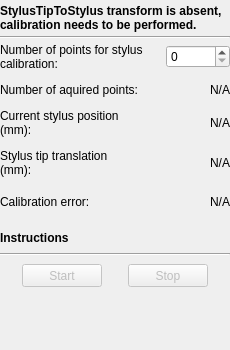
<?xml version="1.0" encoding="UTF-8"?>
<ui version="4.0">
 <class>StylusCalibrationToolbox</class>
 <widget class="QWidget" name="StylusCalibrationToolbox">
  <property name="geometry">
   <rect>
    <x>0</x>
    <y>0</y>
    <width>230</width>
    <height>350</height>
   </rect>
  </property>
  <property name="sizePolicy">
   <sizepolicy hsizetype="Fixed" vsizetype="Preferred">
    <horstretch>0</horstretch>
    <verstretch>0</verstretch>
   </sizepolicy>
  </property>
  <property name="minimumSize">
   <size>
    <width>230</width>
    <height>350</height>
   </size>
  </property>
  <property name="maximumSize">
   <size>
    <width>230</width>
    <height>16777215</height>
   </size>
  </property>
  <property name="windowTitle">
   <string>Stylus calibration</string>
  </property>
  <layout class="QVBoxLayout" name="verticalLayout">
   <property name="spacing">
    <number>4</number>
   </property>
   <property name="leftMargin">
    <number>0</number>
   </property>
   <property name="topMargin">
    <number>4</number>
   </property>
   <property name="rightMargin">
    <number>0</number>
   </property>
   <property name="bottomMargin">
    <number>4</number>
   </property>
   <item>
    <widget class="QLabel" name="label_State">
     <property name="font">
      <font>
       <weight>75</weight>
       <bold>true</bold>
      </font>
     </property>
     <property name="text">
      <string>StylusTipToStylus transform is absent, calibration needs to be performed.</string>
     </property>
     <property name="wordWrap">
      <bool>true</bool>
     </property>
    </widget>
   </item>
   <item>
    <widget class="Line" name="line_2">
     <property name="orientation">
      <enum>Qt::Horizontal</enum>
     </property>
    </widget>
   </item>
   <item>
    <layout class="QHBoxLayout" name="horizontalLayout_7">
     <property name="spacing">
      <number>4</number>
     </property>
     <item>
      <widget class="QLabel" name="labelNumberOfStylusCalibrationPoints">
       <property name="text">
        <string>Number of points for stylus calibration:</string>
       </property>
       <property name="wordWrap">
        <bool>true</bool>
       </property>
      </widget>
     </item>
     <item>
      <widget class="QSpinBox" name="spinBox_NumberOfStylusCalibrationPoints">
       <property name="maximumSize">
        <size>
         <width>64</width>
         <height>16777215</height>
        </size>
       </property>
       <property name="maximum">
        <number>2000</number>
       </property>
       <property name="singleStep">
        <number>50</number>
       </property>
       <property name="value">
        <number>0</number>
       </property>
      </widget>
     </item>
    </layout>
   </item>
   <item>
    <spacer name="verticalSpacer_9">
     <property name="orientation">
      <enum>Qt::Vertical</enum>
     </property>
     <property name="sizeType">
      <enum>QSizePolicy::Fixed</enum>
     </property>
     <property name="sizeHint" stdset="0">
      <size>
       <width>20</width>
       <height>8</height>
      </size>
     </property>
    </spacer>
   </item>
   <item>
    <layout class="QHBoxLayout" name="horizontalLayout_2">
     <property name="spacing">
      <number>4</number>
     </property>
     <item>
      <widget class="QLabel" name="label_1">
       <property name="text">
        <string>Number of aquired points:</string>
       </property>
       <property name="wordWrap">
        <bool>true</bool>
       </property>
      </widget>
     </item>
     <item>
      <widget class="QLabel" name="label_NumberOfPoints">
       <property name="sizePolicy">
        <sizepolicy hsizetype="Expanding" vsizetype="Preferred">
         <horstretch>0</horstretch>
         <verstretch>0</verstretch>
        </sizepolicy>
       </property>
       <property name="frameShape">
        <enum>QFrame::NoFrame</enum>
       </property>
       <property name="frameShadow">
        <enum>QFrame::Plain</enum>
       </property>
       <property name="text">
        <string>N/A</string>
       </property>
       <property name="alignment">
        <set>Qt::AlignRight|Qt::AlignTrailing|Qt::AlignVCenter</set>
       </property>
      </widget>
     </item>
    </layout>
   </item>
   <item>
    <spacer name="verticalSpacer_4">
     <property name="orientation">
      <enum>Qt::Vertical</enum>
     </property>
     <property name="sizeType">
      <enum>QSizePolicy::Fixed</enum>
     </property>
     <property name="sizeHint" stdset="0">
      <size>
       <width>20</width>
       <height>8</height>
      </size>
     </property>
    </spacer>
   </item>
   <item>
    <layout class="QHBoxLayout" name="horizontalLayout_6">
     <property name="spacing">
      <number>4</number>
     </property>
     <item>
      <widget class="QLabel" name="label_CurrentPositionText">
       <property name="toolTip">
        <string>In reference tool coordinate system</string>
       </property>
       <property name="text">
        <string>Current stylus position (mm):</string>
       </property>
       <property name="wordWrap">
        <bool>true</bool>
       </property>
      </widget>
     </item>
     <item>
      <widget class="QLabel" name="label_CurrentPosition">
       <property name="sizePolicy">
        <sizepolicy hsizetype="Expanding" vsizetype="Preferred">
         <horstretch>0</horstretch>
         <verstretch>0</verstretch>
        </sizepolicy>
       </property>
       <property name="minimumSize">
        <size>
         <width>0</width>
         <height>0</height>
        </size>
       </property>
       <property name="toolTip">
        <string>In reference tool coordinate system</string>
       </property>
       <property name="frameShape">
        <enum>QFrame::NoFrame</enum>
       </property>
       <property name="frameShadow">
        <enum>QFrame::Plain</enum>
       </property>
       <property name="text">
        <string>N/A</string>
       </property>
       <property name="alignment">
        <set>Qt::AlignRight|Qt::AlignTrailing|Qt::AlignVCenter</set>
       </property>
      </widget>
     </item>
    </layout>
   </item>
   <item>
    <spacer name="verticalSpacer_7">
     <property name="orientation">
      <enum>Qt::Vertical</enum>
     </property>
     <property name="sizeType">
      <enum>QSizePolicy::Fixed</enum>
     </property>
     <property name="sizeHint" stdset="0">
      <size>
       <width>20</width>
       <height>8</height>
      </size>
     </property>
    </spacer>
   </item>
   <item>
    <layout class="QHBoxLayout" name="horizontalLayout_5">
     <item>
      <widget class="QLabel" name="label_StylusTipTransformText">
       <property name="text">
        <string>Stylus tip translation (mm):</string>
       </property>
       <property name="wordWrap">
        <bool>true</bool>
       </property>
      </widget>
     </item>
     <item>
      <widget class="QLabel" name="label_StylusTipTransform">
       <property name="sizePolicy">
        <sizepolicy hsizetype="Expanding" vsizetype="Preferred">
         <horstretch>0</horstretch>
         <verstretch>0</verstretch>
        </sizepolicy>
       </property>
       <property name="minimumSize">
        <size>
         <width>0</width>
         <height>0</height>
        </size>
       </property>
       <property name="text">
        <string>N/A</string>
       </property>
       <property name="alignment">
        <set>Qt::AlignRight|Qt::AlignTrailing|Qt::AlignVCenter</set>
       </property>
      </widget>
     </item>
    </layout>
   </item>
   <item>
    <spacer name="verticalSpacer_6">
     <property name="orientation">
      <enum>Qt::Vertical</enum>
     </property>
     <property name="sizeType">
      <enum>QSizePolicy::Fixed</enum>
     </property>
     <property name="sizeHint" stdset="0">
      <size>
       <width>20</width>
       <height>8</height>
      </size>
     </property>
    </spacer>
   </item>
   <item>
    <layout class="QHBoxLayout" name="horizontalLayout_4">
     <property name="spacing">
      <number>4</number>
     </property>
     <item>
      <widget class="QLabel" name="label_CalibrationErrorText">
       <property name="text">
        <string>Calibration error:</string>
       </property>
       <property name="wordWrap">
        <bool>true</bool>
       </property>
      </widget>
     </item>
     <item>
      <widget class="QLabel" name="label_CalibrationError">
       <property name="sizePolicy">
        <sizepolicy hsizetype="Expanding" vsizetype="Preferred">
         <horstretch>0</horstretch>
         <verstretch>0</verstretch>
        </sizepolicy>
       </property>
       <property name="minimumSize">
        <size>
         <width>0</width>
         <height>26</height>
        </size>
       </property>
       <property name="text">
        <string>N/A</string>
       </property>
       <property name="alignment">
        <set>Qt::AlignRight|Qt::AlignTrailing|Qt::AlignVCenter</set>
       </property>
      </widget>
     </item>
    </layout>
   </item>
   <item>
    <spacer name="verticalSpacer_3">
     <property name="orientation">
      <enum>Qt::Vertical</enum>
     </property>
     <property name="sizeType">
      <enum>QSizePolicy::Fixed</enum>
     </property>
     <property name="sizeHint" stdset="0">
      <size>
       <width>20</width>
       <height>12</height>
      </size>
     </property>
    </spacer>
   </item>
   <item>
    <widget class="QLabel" name="label_Instructions">
     <property name="font">
      <font>
       <weight>75</weight>
       <bold>true</bold>
      </font>
     </property>
     <property name="text">
      <string>Instructions</string>
     </property>
     <property name="wordWrap">
      <bool>true</bool>
     </property>
    </widget>
   </item>
   <item>
    <spacer name="verticalSpacer_8">
     <property name="orientation">
      <enum>Qt::Vertical</enum>
     </property>
     <property name="sizeType">
      <enum>QSizePolicy::Fixed</enum>
     </property>
     <property name="sizeHint" stdset="0">
      <size>
       <width>20</width>
       <height>4</height>
      </size>
     </property>
    </spacer>
   </item>
   <item>
    <widget class="Line" name="line">
     <property name="orientation">
      <enum>Qt::Horizontal</enum>
     </property>
    </widget>
   </item>
   <item>
    <spacer name="verticalSpacer_2">
     <property name="orientation">
      <enum>Qt::Vertical</enum>
     </property>
     <property name="sizeType">
      <enum>QSizePolicy::Fixed</enum>
     </property>
     <property name="sizeHint" stdset="0">
      <size>
       <width>20</width>
       <height>4</height>
      </size>
     </property>
    </spacer>
   </item>
   <item>
    <layout class="QHBoxLayout" name="horizontalLayout">
     <item>
      <widget class="QPushButton" name="pushButton_Start">
       <property name="enabled">
        <bool>false</bool>
       </property>
       <property name="sizePolicy">
        <sizepolicy hsizetype="Fixed" vsizetype="Fixed">
         <horstretch>0</horstretch>
         <verstretch>0</verstretch>
        </sizepolicy>
       </property>
       <property name="minimumSize">
        <size>
         <width>80</width>
         <height>23</height>
        </size>
       </property>
       <property name="maximumSize">
        <size>
         <width>80</width>
         <height>23</height>
        </size>
       </property>
       <property name="text">
        <string>Start</string>
       </property>
      </widget>
     </item>
     <item>
      <widget class="QPushButton" name="pushButton_Stop">
       <property name="enabled">
        <bool>false</bool>
       </property>
       <property name="sizePolicy">
        <sizepolicy hsizetype="Fixed" vsizetype="Fixed">
         <horstretch>0</horstretch>
         <verstretch>0</verstretch>
        </sizepolicy>
       </property>
       <property name="minimumSize">
        <size>
         <width>80</width>
         <height>23</height>
        </size>
       </property>
       <property name="maximumSize">
        <size>
         <width>80</width>
         <height>23</height>
        </size>
       </property>
       <property name="text">
        <string>Stop</string>
       </property>
      </widget>
     </item>
    </layout>
   </item>
   <item>
    <spacer name="verticalSpacer">
     <property name="orientation">
      <enum>Qt::Vertical</enum>
     </property>
     <property name="sizeHint" stdset="0">
      <size>
       <width>20</width>
       <height>40</height>
      </size>
     </property>
    </spacer>
   </item>
  </layout>
 </widget>
 <layoutdefault spacing="4" margin="4"/>
 <resources/>
 <connections/>
</ui>
